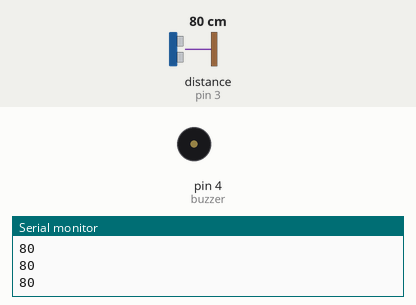
This sketch was run on a simulated Arduino Uno, built with avr-gcc and run on an emulated ATmega328P. Parts: buzzer (waves = sounding), the last lines printed to the serial monitor. Wiring (inferred from the names in the program): ultrasonic range finder: trigger pin 2; echo pin 3. The test bench sets the inputs (shaded band); at power-on: distance to the obstacle (sensor on pin 3) 80 cm. The echo pulse lasts 58.3 µs per cm.

Above: at 1.01 s.
1.5 s: distance to the obstacle (sensor on pin 3) set to 12 cm
4.5 s: distance to the obstacle (sensor on pin 3) set to 9 cm
At 4.7 s:
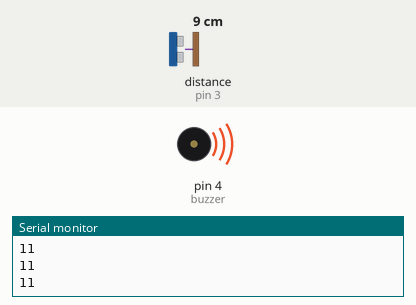
6.0 s: distance to the obstacle (sensor on pin 3) set to 120 cm
At 6.63 s:
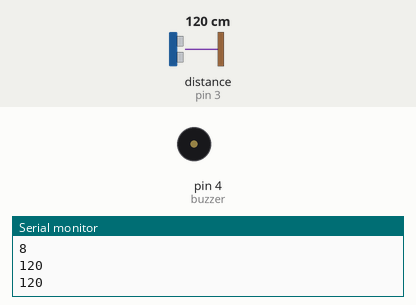
9.0 s: distance to the obstacle (sensor on pin 3) set to 2 cm
At 9.14 s:
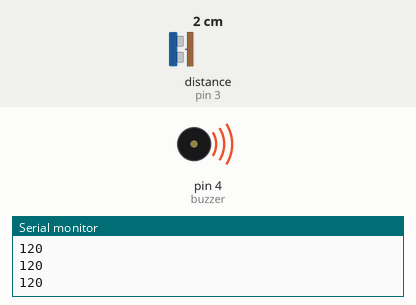
Timing chart, 0 to 11.5 s (numbered marks = the images above; inputs shaded):
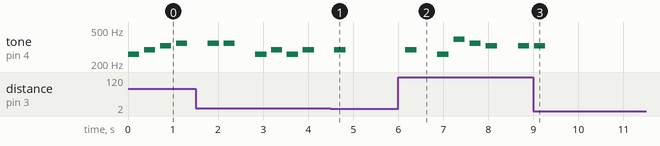

Measured:
- the behaviour switches between 11 and 10 cm on distance to the obstacle (sensor on pin 3) (found by bisection; images 0 and 1)
- after the input at 4.5 s, tone on pin 4 (buzzer): goes on until 4.8 s, then stays silent
- after the input at 6.0 s, tone on pin 4 (buzzer): plays 293 Hz for 0.25 s, 261 Hz for 0.25 s, 392 Hz for 0.25 s, 349 Hz for 0.25 s, 329 Hz for 0.25 s, 329 Hz for 0.25 s, starting after 0.16 s
- after the input at 9.0 s, tone on pin 4 (buzzer): goes on until 9.3 s, then stays silent
- by itself, tone on pin 4 (buzzer): plays 349 Hz for 0.25 s, 349 Hz for 0.25 s, 261 Hz for 0.25 s, 293 Hz for 0.25 s, 261 Hz for 0.25 s, 293 Hz for 0.25 s

The sketch:

para_musiquinha.ino
```cpp
#define trigger 2
#define echo 3
#define buzzer 4

const float freq[] = {261.63, 293.66, 329.63, 349.23, 392, 440, 493.88};
char music1[] = {'C', 'D', 'E', 'F', 'X', 'F', 'F', 'X'};
char music2[] = {'C', 'D', 'C', 'D', 'X', 'D', 'D', 'X'};
char music3[] = {'C', 'G', 'F', 'E', 'X', 'E', 'E', 'X'};
int tempo = 250;

float note (char letter) {
  switch (letter) {
    case 'C':
      tone(buzzer, freq[0]);
      break;
    case 'D':
      tone(buzzer, freq[1]);
      break;
    case 'E':
      tone(buzzer, freq[2]);
      break; freq[2];
    case 'F':
      tone(buzzer, freq[3]);
      break;
    case 'G':
      tone(buzzer, freq[4]);
      break;
    case 'A':
      tone(buzzer, freq[5]);
      break;
    case 'B':
      tone(buzzer, freq[6]);
      break;
    default:
      noTone(buzzer);
  }
}

void setup() {
  pinMode(trigger, OUTPUT);
  pinMode(echo, INPUT);
  pinMode(buzzer, OUTPUT);
  Serial.begin(9600);
}

int distance (){
  int dist;

  digitalWrite(trigger, HIGH);
  delayMicroseconds(10);
  digitalWrite(trigger, LOW);
  dist = pulseIn(echo, HIGH)/58;
  Serial.println(dist);
  delay(100);
  return dist;
}

void loop() {
  int i;

  for (i = 0; i < 8; ++i) {
    note(music1[i]);
    delay(tempo);
    noTone(buzzer);
    while (distance() < 10);
  }
  for (i = 0; i < 8; ++i) {
    note(music2[i]);
    delay(tempo);
    noTone(buzzer);
    while (distance() < 10);
  }
  for (i = 0; i < 8; ++i) {
    note(music3[i]);
    delay(tempo);
    noTone(buzzer);
    while (distance() < 10);
  }
  for (i = 0; i < 8; ++i) {
    note(music1[i]);
    delay(tempo);
    noTone(buzzer);
    while (distance() < 10);
  }
}
```
